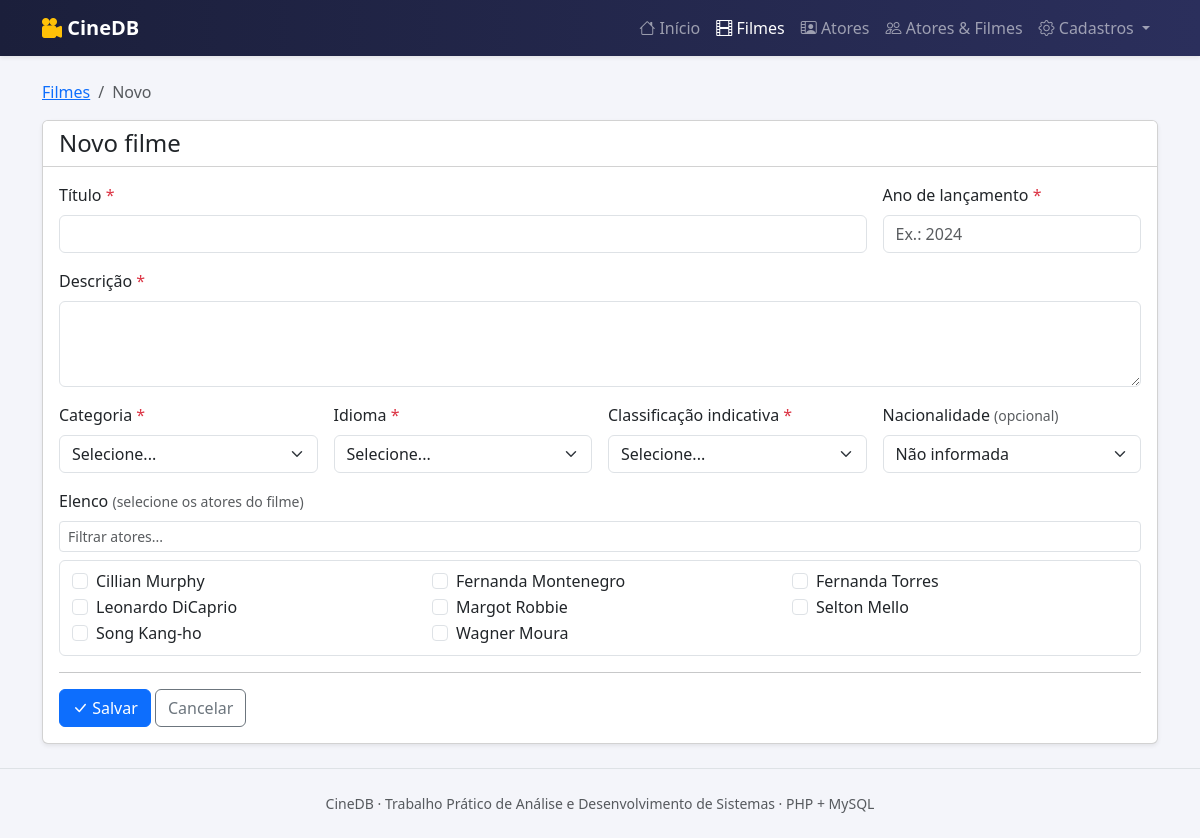
The app's page /filme_form.php with its own data.
### tables this page shows
CREATE TABLE ator (
    id               INT UNSIGNED NOT NULL AUTO_INCREMENT,
    nome             VARCHAR(60)  NOT NULL,
    sobrenome        VARCHAR(80)  NOT NULL,
    data_nascimento  DATE         NOT NULL,
    sexo             ENUM('M','F','O') NOT NULL,
    nacionalidade_id INT UNSIGNED NOT NULL,
    PRIMARY KEY (id),
    KEY idx_ator_nome (nome, sobrenome),
    CONSTRAINT fk_ator_nacionalidade
        FOREIGN KEY (nacionalidade_id) REFERENCES nacionalidade (id)
        ON UPDATE CASCADE ON DELETE RESTRICT
);

### filme_form.php (called while the page is built, shortened)
<?php
$id = lerId($_GET) ?? lerId($_POST);
$filme = [
    'titulo' => '', 'descricao' => '', 'ano_lancamento' => '', 'classificacao' => '',
    'categoria_id' => '', 'idioma_id' => '', 'nacionalidade_id' => '', 'atores' => [],
];
$atores = Ator::opcoes();
require __DIR__ . '/views/layout/header.php';
require __DIR__ . '/views/filmes/form.php';
require __DIR__ . '/views/layout/footer.php';

### app/helpers.php (called while the page is built, shortened)
<?php
function e($valor): string
{
    return htmlspecialchars((string) $valor, ENT_QUOTES, 'UTF-8');
}
function apenasNumeros($valor): bool
{
    return is_string($valor) && $valor !== '' && ctype_digit($valor);
}
function lerId(array $origem, string $campo = 'id'): ?int
{
    $valor = $origem[$campo] ?? '';
    return apenasNumeros($valor) ? (int) $valor : null;
}

### app/Database.php (called while the page is built, shortened)
<?php
class Database
{
    private static ?mysqli $conexao = null;
    public static function conexao(): mysqli
    {
        if (self::$conexao === null) {
            $cfg = require __DIR__ . '/../config/config.php';
            self::$conexao = new mysqli(
                $cfg['db_host'],
                $cfg['db_usuario'],
                $cfg['db_senha'],
                $cfg['db_nome'],
                $cfg['db_porta']
            );
            self::$conexao->set_charset('utf8mb4');
        }
        return self::$conexao;
    }
}

### app/models/Ator.php (called while the page is built, shortened)
<?php
class Ator
{
    public static function opcoes(): array
    {
        $res = Database::conexao()->query(
            "SELECT id, CONCAT(nome, ' ', sobrenome) AS nome FROM ator ORDER BY nome, sobrenome"
        );
        return $res->fetch_all(MYSQLI_ASSOC);
    }
}

### views/filmes/form.php (the view, shortened to what this page needs)
<nav aria-label="breadcrumb">
    <ol class="breadcrumb">
        <li class="breadcrumb-item"><a href="filmes.php">Filmes</a></li>
        <li class="breadcrumb-item active"><?= $id ? 'Editar' : 'Novo' ?></li>
    </ol>
</nav>
<div class="card shadow-sm">
    <div class="card-header bg-white">
        <h1 class="h4 mb-0"><?= $id ? 'Editar filme' : 'Novo filme' ?></h1>
    </div>
    <div class="card-body">
        <form method="post" action="filme_form.php<?= $id ? '?id=' . e($id) : '' ?>">
            <div class="row g-3">
                <div class="col-md-9">
                    <label for="titulo" class="form-label">Título <span class="text-danger">*</span></label>
                    <input type="text" id="titulo" name="titulo" class="form-control" maxlength="150" required value="<?= e($filme['titulo']) ?>">
                </div>
                <div class="col-md-3">
                    <label for="ano_lancamento" class="form-label">Ano de lançamento <span class="text-danger">*</span></label>
                    <input type="text" id="ano_lancamento" name="ano_lancamento" class="form-control so-numeros"
                           inputmode="numeric" pattern="[0-9]{4}" maxlength="4" placeholder="Ex.: 2024"
                           title="Digite apenas números (4 dígitos)" required value="<?= e($filme['ano_lancamento']) ?>">
                </div>
                <div class="col-12">
                    <label for="descricao" class="form-label">Descrição <span class="text-danger">*</span></label>
                    <textarea id="descricao" name="descricao" class="form-control" rows="3" required><?= e($filme['descricao']) ?></textarea>
                </div>
                <div class="col-md-3">
                    <label for="categoria_id" class="form-label">Categoria <span class="text-danger">*</span></label>
                    <select id="categoria_id" name="categoria_id" class="form-select" required>
                        <option value="">Selecione...</option>
                    </select>
                </div>
                <div class="col-md-3">
                    <label for="idioma_id" class="form-label">Idioma <span class="text-danger">*</span></label>
                    <select id="idioma_id" name="idioma_id" class="form-select" required>
                        <option value="">Selecione...</option>
                    </select>
                </div>
                <div class="col-md-3">
                    <label for="classificacao" class="form-label">Classificação indicativa <span class="text-danger">*</span></label>
                    <select id="classificacao" name="classificacao" class="form-select" required>
                        <option value="">Selecione...</option>
                    </select>
                </div>
                <div class="col-md-3">
                    <label for="nacionalidade_id" class="form-label">Nacionalidade <small class="text-muted">(opcional)</small></label>
                    <select id="nacionalidade_id" name="nacionalidade_id" class="form-select">
                        <option value="">Não informada</option>
                    </select>
                </div>
                <div class="col-12">
                    <label class="form-label">Elenco <small class="text-muted">(selecione os atores do filme)</small></label>
                    <input type="search" id="buscaElenco" class="form-control form-control-sm mb-2" placeholder="Filtrar atores...">
                    <div class="lista-atores">
                        <div class="row">
                        <?php foreach ($atores as $a): ?>
                            <div class="col-md-4 item-ator">
                                <div class="form-check">
                                    <input class="form-check-input" type="checkbox" name="atores[]" value="<?= e($a['id']) ?>" id="ator<?= e($a['id']) ?>"
                                        <?= in_array($a['id'], $filme['atores']) ? 'checked' : '' ?>>
                                    <label class="form-check-label" for="ator<?= e($a['id']) ?>"><?= e($a['nome']) ?></label>
                                </div>
                            </div>
                        <?php endforeach; ?>
                        </div>
                    </div>
                </div>
            </div>
            <hr>
            <button type="submit" class="btn btn-primary"><i class="bi bi-check-lg"></i> Salvar</button>
            <a href="filmes.php" class="btn btn-outline-secondary">Cancelar</a>
        </form>
    </div>
</div>

### assets/css/style.css (style rules this page uses)
:root { --cine: #1b1f3b; --cine-2: #2b2f5c; }
body { background: #f4f5fa; min-height: 100vh; display: flex; flex-direction: column; }
.lista-atores { max-height: 260px; overflow-y: auto; border: 1px solid #dee2e6; border-radius: .375rem; padding: .5rem .75rem; background: #fff; }

### records on screen
ator: nome "Cillian Murphy"
ator: nome "Fernanda Montenegro"
ator: nome "Fernanda Torres"
ator: nome "Leonardo DiCaprio"
ator: nome "Margot Robbie"
ator: nome "Selton Mello"
ator: nome "Song Kang-ho"
ator: nome "Wagner Moura"

### other values on screen
$rotulo "Início"
$rotulo "Filmes"
$rotulo "Atores"
$rotulo "Atores & Filmes"
